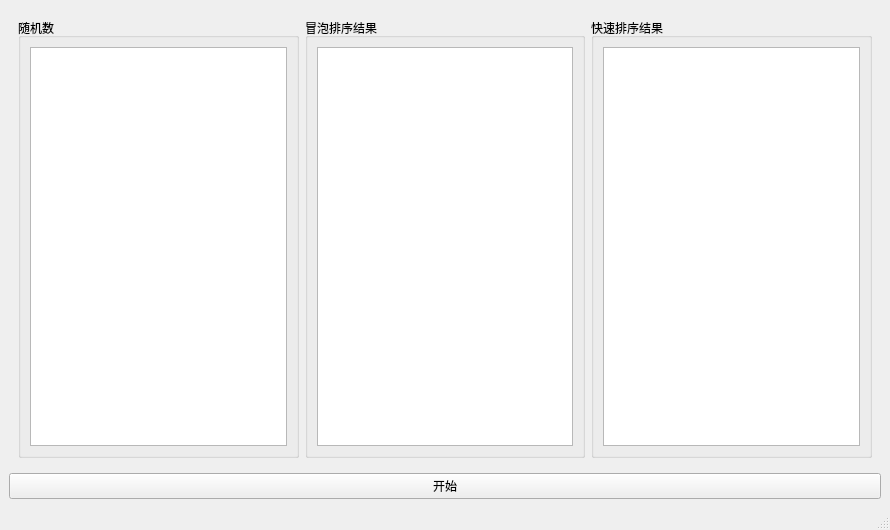
<?xml version="1.0" encoding="UTF-8"?>
<ui version="4.0">
 <class>MainWindow</class>
 <widget class="QMainWindow" name="MainWindow">
  <property name="geometry">
   <rect>
    <x>0</x>
    <y>0</y>
    <width>890</width>
    <height>530</height>
   </rect>
  </property>
  <property name="windowTitle">
   <string>MainWindow</string>
  </property>
  <widget class="QWidget" name="centralwidget">
   <layout class="QVBoxLayout" name="verticalLayout_4">
    <item>
     <widget class="QWidget" name="widget" native="true">
      <layout class="QHBoxLayout" name="horizontalLayout">
       <item>
        <widget class="QGroupBox" name="groupBox">
         <property name="title">
          <string>随机数</string>
         </property>
         <layout class="QVBoxLayout" name="verticalLayout">
          <item>
           <widget class="QListWidget" name="randomList"/>
          </item>
         </layout>
        </widget>
       </item>
       <item>
        <widget class="QGroupBox" name="groupBox_2">
         <property name="title">
          <string>冒泡排序结果</string>
         </property>
         <layout class="QVBoxLayout" name="verticalLayout_2">
          <item>
           <widget class="QListWidget" name="bubbleList"/>
          </item>
         </layout>
        </widget>
       </item>
       <item>
        <widget class="QGroupBox" name="groupBox_3">
         <property name="title">
          <string>快速排序结果</string>
         </property>
         <layout class="QVBoxLayout" name="verticalLayout_3">
          <item>
           <widget class="QListWidget" name="quickList"/>
          </item>
         </layout>
        </widget>
       </item>
      </layout>
     </widget>
    </item>
    <item>
     <widget class="QPushButton" name="startBtn">
      <property name="text">
       <string>开始</string>
      </property>
     </widget>
    </item>
   </layout>
  </widget>
  <widget class="QMenuBar" name="menubar">
   <property name="geometry">
    <rect>
     <x>0</x>
     <y>0</y>
     <width>890</width>
     <height>18</height>
    </rect>
   </property>
  </widget>
  <widget class="QStatusBar" name="statusbar"/>
 </widget>
 <resources/>
 <connections/>
</ui>
